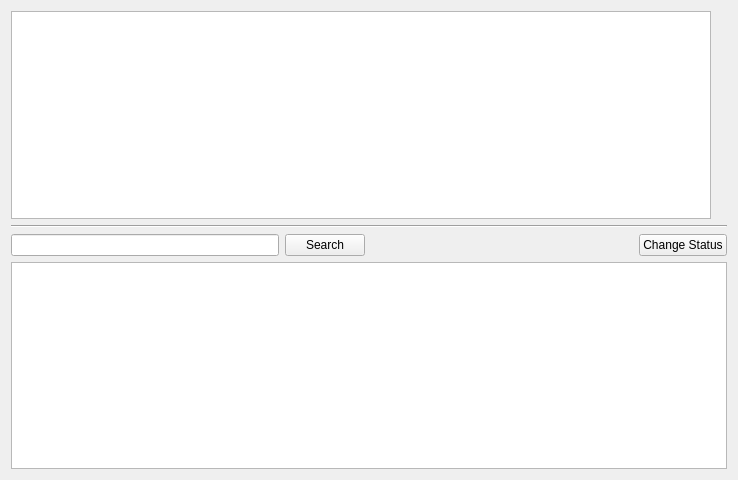
<?xml version="1.0" encoding="UTF-8"?>
<ui version="4.0">
 <class>Suppliers</class>
 <widget class="QWidget" name="Suppliers">
  <property name="geometry">
   <rect>
    <x>0</x>
    <y>0</y>
    <width>738</width>
    <height>480</height>
   </rect>
  </property>
  <property name="windowTitle">
   <string>Suppliers</string>
  </property>
  <layout class="QVBoxLayout" name="verticalLayout_3">
   <item>
    <layout class="QVBoxLayout" name="verticalLayout">
     <item>
      <layout class="QVBoxLayout" name="verticalLayout_2">
       <property name="sizeConstraint">
        <enum>QLayout::SetFixedSize</enum>
       </property>
       <item>
        <layout class="QHBoxLayout" name="horizontalLayout_2">
         <item>
          <widget class="QTableWidget" name="tbl_suppliers">
           <property name="sizePolicy">
            <sizepolicy hsizetype="Expanding" vsizetype="Expanding">
             <horstretch>0</horstretch>
             <verstretch>0</verstretch>
            </sizepolicy>
           </property>
           <property name="minimumSize">
            <size>
             <width>700</width>
             <height>0</height>
            </size>
           </property>
           <property name="maximumSize">
            <size>
             <width>16777215</width>
             <height>400</height>
            </size>
           </property>
           <property name="baseSize">
            <size>
             <width>-1</width>
             <height>0</height>
            </size>
           </property>
           <property name="editTriggers">
            <set>QAbstractItemView::AllEditTriggers</set>
           </property>
           <property name="showDropIndicator" stdset="0">
            <bool>false</bool>
           </property>
           <property name="selectionBehavior">
            <enum>QAbstractItemView::SelectRows</enum>
           </property>
           <property name="sortingEnabled">
            <bool>true</bool>
           </property>
          </widget>
         </item>
         <item>
          <layout class="QHBoxLayout" name="layout_graphs"/>
         </item>
         <item>
          <spacer name="horizontalSpacer">
           <property name="orientation">
            <enum>Qt::Horizontal</enum>
           </property>
           <property name="sizeHint" stdset="0">
            <size>
             <width>40</width>
             <height>20</height>
            </size>
           </property>
          </spacer>
         </item>
        </layout>
       </item>
      </layout>
     </item>
     <item>
      <widget class="Line" name="line">
       <property name="orientation">
        <enum>Qt::Horizontal</enum>
       </property>
      </widget>
     </item>
     <item>
      <layout class="QHBoxLayout" name="horizontalLayout_3">
       <item>
        <widget class="QLineEdit" name="txt_tran_search"/>
       </item>
       <item>
        <widget class="QPushButton" name="btn_tran_search">
         <property name="text">
          <string>Search</string>
         </property>
        </widget>
       </item>
       <item>
        <spacer name="horizontalSpacer_3">
         <property name="orientation">
          <enum>Qt::Horizontal</enum>
         </property>
         <property name="sizeHint" stdset="0">
          <size>
           <width>40</width>
           <height>20</height>
          </size>
         </property>
        </spacer>
       </item>
       <item>
        <widget class="QPushButton" name="btn_status_change">
         <property name="text">
          <string>Change Status</string>
         </property>
        </widget>
       </item>
      </layout>
     </item>
     <item>
      <widget class="QTableWidget" name="tbl_transactions">
       <property name="sizePolicy">
        <sizepolicy hsizetype="Expanding" vsizetype="MinimumExpanding">
         <horstretch>0</horstretch>
         <verstretch>0</verstretch>
        </sizepolicy>
       </property>
       <property name="maximumSize">
        <size>
         <width>16777215</width>
         <height>16777215</height>
        </size>
       </property>
       <property name="editTriggers">
        <set>QAbstractItemView::NoEditTriggers</set>
       </property>
       <property name="showDropIndicator" stdset="0">
        <bool>false</bool>
       </property>
       <property name="selectionBehavior">
        <enum>QAbstractItemView::SelectRows</enum>
       </property>
       <property name="sortingEnabled">
        <bool>true</bool>
       </property>
      </widget>
     </item>
    </layout>
   </item>
  </layout>
 </widget>
 <resources/>
 <connections/>
</ui>
